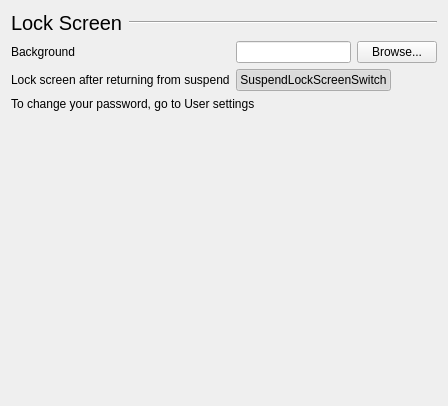
           <widget class="QWidget" name="LockScreenSettings">
            <layout class="QGridLayout" name="gridLayout_8">
             <item row="1" column="0">
              <widget class="QLabel" name="label_31">
               <property name="text">
                <string>Background</string>
               </property>
              </widget>
             </item>
             <item row="0" column="0" colspan="4">
              <widget class="QFrame" name="displayHeader_7">
               <property name="frameShape">
                <enum>QFrame::NoFrame</enum>
               </property>
               <property name="frameShadow">
                <enum>QFrame::Raised</enum>
               </property>
               <layout class="QHBoxLayout" name="horizontalLayout_21">
                <property name="leftMargin">
                 <number>0</number>
                </property>
                <property name="topMargin">
                 <number>0</number>
                </property>
                <property name="rightMargin">
                 <number>0</number>
                </property>
                <property name="bottomMargin">
                 <number>0</number>
                </property>
                <item>
                 <widget class="QLabel" name="displayLabel_7">
                  <property name="font">
                   <font>
                    <pointsize>15</pointsize>
                   </font>
                  </property>
                  <property name="text">
                   <string>Lock Screen</string>
                  </property>
                 </widget>
                </item>
                <item>
                 <widget class="Line" name="displayLine_7">
                  <property name="sizePolicy">
                   <sizepolicy hsizetype="Expanding" vsizetype="Fixed">
                    <horstretch>0</horstretch>
                    <verstretch>0</verstretch>
                   </sizepolicy>
                  </property>
                  <property name="orientation">
                   <enum>Qt::Horizontal</enum>
                  </property>
                 </widget>
                </item>
               </layout>
              </widget>
             </item>
             <item row="4" column="0" colspan="4">
              <spacer name="verticalSpacer_15">
               <property name="orientation">
                <enum>Qt::Vertical</enum>
               </property>
               <property name="sizeHint" stdset="0">
                <size>
                 <width>20</width>
                 <height>284</height>
                </size>
               </property>
              </spacer>
             </item>
             <item row="2" column="0">
              <widget class="QLabel" name="label_74">
               <property name="text">
                <string>Lock screen after returning from suspend</string>
               </property>
              </widget>
             </item>
             <item row="2" column="1" colspan="2">
              <widget class="Switch" name="SuspendLockScreen">
               <property name="text">
                <string>SuspendLockScreenSwitch</string>
               </property>
               <property name="checkable">
                <bool>true</bool>
               </property>
               <property name="checked">
                <bool>true</bool>
               </property>
              </widget>
             </item>
             <item row="1" column="1" colspan="3">
              <layout class="QHBoxLayout" name="horizontalLayout_41">
               <item>
                <widget class="QLineEdit" name="lockScreenBackground"/>
               </item>
               <item>
                <widget class="QPushButton" name="lockScreenBackgroundBrowse">
                 <property name="text">
                  <string>Browse...</string>
                 </property>
                </widget>
               </item>
              </layout>
             </item>
             <item row="2" column="3">
              <spacer name="horizontalSpacer_29">
               <property name="orientation">
                <enum>Qt::Horizontal</enum>
               </property>
               <property name="sizeHint" stdset="0">
                <size>
                 <width>40</width>
                 <height>20</height>
                </size>
               </property>
              </spacer>
             </item>
             <item row="3" column="0" colspan="4">
              <widget class="QLabel" name="label_47">
               <property name="text">
                <string>To change your password, go to User settings</string>
               </property>
              </widget>
             </item>
            </layout>
           </widget>
